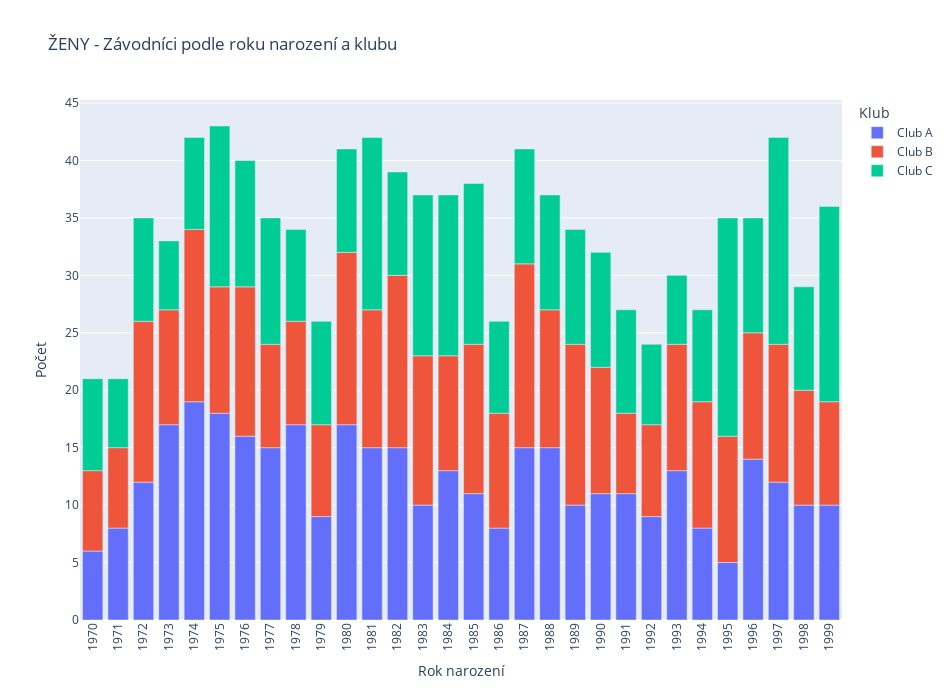
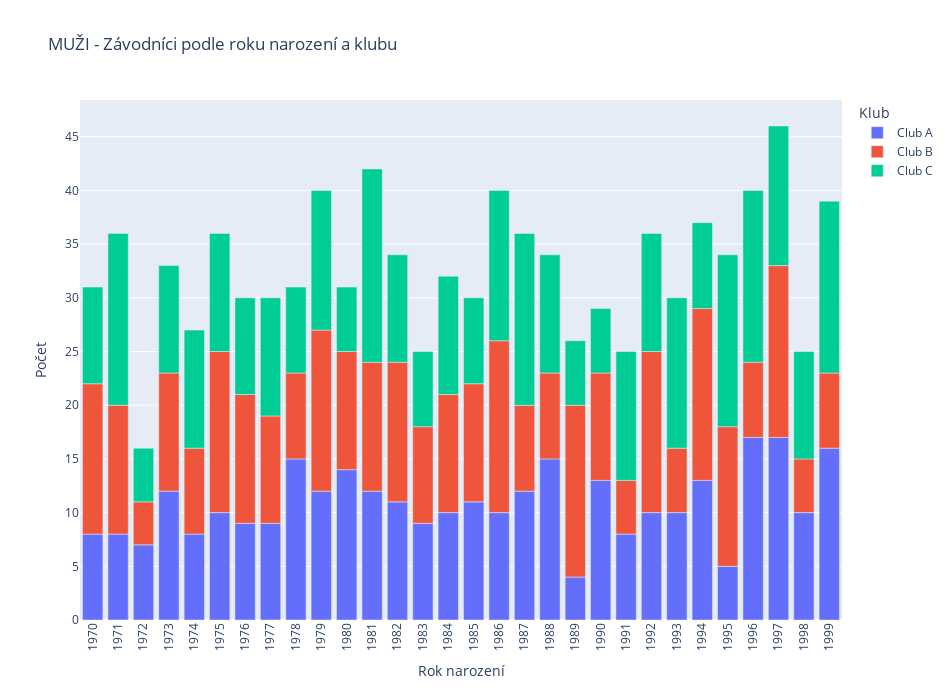

Notebook cell for these charts, in order:
### Code cell
for sex in ["W", "M"]:
    title_sex = titles[sex]

    df = pd.DataFrame({'count': df_tot[df_tot["sex"]==sex].groupby(
        ['birthyear', "club"]).size()}).reset_index()

    fig = px.bar(df, x= df["birthyear"],
                    y= df["count"], 
                    color = df["club"] ,
                    width=950, height=700,
                    labels = {"club": "Klub"},  
                    category_orders={"club": sorted(df["club"].unique())}, 
                    title = f"{title_sex} - Závodníci podle roku narození a klubu")

    fig.update_layout(xaxis = dict(tickvals = df["birthyear"]))
    fig.update_xaxes(tickangle=270)
    fig.update_xaxes(title_text="Rok narození")
    fig.update_yaxes(title_text="Počet")
    fig.show()
    
    #pio.write_html(fig, file = f"{project_path}/visualization/new version/V1_Year-Club_{sex}.html", auto_open=False)

### Figure 1 — Plotly figure (JSON) as saved in the notebook; plotly's stock layout.template omitted (floating-point values rounded to 4 significant figures)
{"data": [{"alignmentgroup": "True", "hovertemplate": "Klub=Club A<br>birthyear=%{x}<br>count=%{y}<extra></extra>", "legendgroup": "Club A", "marker": {"color": "#636efa", "pattern": {"shape": ""}}, "name": "Club A", "offsetgroup": "Club A", "orientation": "v", "showlegend": true, "textposition": "auto", "type": "bar", "x": [1970, 1971, 1972, 1973, 1974, 1975, 1976, 1977, 1978, 1979, 1980, 1981, 1982, 1983, 1984, 1985, 1986, 1987, 1988, 1989, 1990, 1991, 1992, 1993, 1994, 1995, 1996, 1997, 1998, 1999], "xaxis": "x", "y": [6, 8, 12, 17, 19, 18, 16, 15, 17, 9, 17, 15, 15, 10, 13, 11, 8, 15, 15, 10, 11, 11, 9, 13, 8, 5, 14, 12, 10, 10], "yaxis": "y"}, {"alignmentgroup": "True", "hovertemplate": "Klub=Club B<br>birthyear=%{x}<br>count=%{y}<extra></extra>", "legendgroup": "Club B", "marker": {"color": "#EF553B", "pattern": {"shape": ""}}, "name": "Club B", "offsetgroup": "Club B", "orientation": "v", "showlegend": true, "textposition": "auto", "type": "bar", "x": [1970, 1971, 1972, 1973, 1974, 1975, 1976, 1977, 1978, 1979, 1980, 1981, 1982, 1983, 1984, 1985, 1986, 1987, 1988, 1989, 1990, 1991, 1992, 1993, 1994, 1995, 1996, 1997, 1998, 1999], "xaxis": "x", "y": [7, 7, 14, 10, 15, 11, 13, 9, 9, 8, 15, 12, 15, 13, 10, 13, 10, 16, 12, 14, 11, 7, 8, 11, 11, 11, 11, 12, 10, 9], "yaxis": "y"}, {"alignmentgroup": "True", "hovertemplate": "Klub=Club C<br>birthyear=%{x}<br>count=%{y}<extra></extra>", "legendgroup": "Club C", "marker": {"color": "#00cc96", "pattern": {"shape": ""}}, "name": "Club C", "offsetgroup": "Club C", "orientation": "v", "showlegend": true, "textposition": "auto", "type": "bar", "x": [1970, 1971, 1972, 1973, 1974, 1975, 1976, 1977, 1978, 1979, 1980, 1981, 1982, 1983, 1984, 1985, 1986, 1987, 1988, 1989, 1990, 1991, 1992, 1993, 1994, 1995, 1996, 1997, 1998, 1999], "xaxis": "x", "y": [8, 6, 9, 6, 8, 14, 11, 11, 8, 9, 9, 15, 9, 14, 14, 14, 8, 10, 10, 10, 10, 9, 7, 6, 8, 19, 10, 18, 9, 17], "yaxis": "y"}], "layout": {"barmode": "relative", "height": 700, "legend": {"title": {"text": "Klub"}, "tracegroupgap": 0}, "title": {"text": "ŽENY - Závodníci podle roku narození a klubu"}, "width": 950, "xaxis": {"anchor": "y", "domain": [0, 1], "tickangle": -90, "tickvals": [1970, 1970, 1970, 1971, 1971, 1971, 1972, 1972, 1972, 1973, 1973, 1973, 1974, 1974, 1974, 1975, 1975, 1975, 1976, 1976, 1976, 1977, 1977, 1977, 1978, 1978, 1978, 1979, 1979, 1979, 1980, 1980, 1980, 1981, 1981, 1981, 1982, 1982, 1982, 1983, 1983, 1983, 1984, 1984, 1984, 1985, 1985, 1985, 1986, 1986, 1986, 1987, 1987, 1987, 1988, 1988, 1988, 1989, 1989, 1989, 1990, 1990, 1990, 1991, 1991, 1991, 1992, 1992, 1992, 1993, 1993, 1993, 1994, 1994, 1994, 1995, 1995, 1995, 1996, 1996, 1996, 1997, 1997, 1997, 1998, 1998, 1998, 1999, 1999, 1999], "title": {"text": "Rok narození"}}, "yaxis": {"anchor": "x", "domain": [0, 1], "title": {"text": "Počet"}}}}

### Figure 2 — Plotly figure (JSON) as saved in the notebook; plotly's stock layout.template omitted (floating-point values rounded to 4 significant figures)
{"data": [{"alignmentgroup": "True", "hovertemplate": "Klub=Club A<br>birthyear=%{x}<br>count=%{y}<extra></extra>", "legendgroup": "Club A", "marker": {"color": "#636efa", "pattern": {"shape": ""}}, "name": "Club A", "offsetgroup": "Club A", "orientation": "v", "showlegend": true, "textposition": "auto", "type": "bar", "x": [1970, 1971, 1972, 1973, 1974, 1975, 1976, 1977, 1978, 1979, 1980, 1981, 1982, 1983, 1984, 1985, 1986, 1987, 1988, 1989, 1990, 1991, 1992, 1993, 1994, 1995, 1996, 1997, 1998, 1999], "xaxis": "x", "y": [8, 8, 7, 12, 8, 10, 9, 9, 15, 12, 14, 12, 11, 9, 10, 11, 10, 12, 15, 4, 13, 8, 10, 10, 13, 5, 17, 17, 10, 16], "yaxis": "y"}, {"alignmentgroup": "True", "hovertemplate": "Klub=Club B<br>birthyear=%{x}<br>count=%{y}<extra></extra>", "legendgroup": "Club B", "marker": {"color": "#EF553B", "pattern": {"shape": ""}}, "name": "Club B", "offsetgroup": "Club B", "orientation": "v", "showlegend": true, "textposition": "auto", "type": "bar", "x": [1970, 1971, 1972, 1973, 1974, 1975, 1976, 1977, 1978, 1979, 1980, 1981, 1982, 1983, 1984, 1985, 1986, 1987, 1988, 1989, 1990, 1991, 1992, 1993, 1994, 1995, 1996, 1997, 1998, 1999], "xaxis": "x", "y": [14, 12, 4, 11, 8, 15, 12, 10, 8, 15, 11, 12, 13, 9, 11, 11, 16, 8, 8, 16, 10, 5, 15, 6, 16, 13, 7, 16, 5, 7], "yaxis": "y"}, {"alignmentgroup": "True", "hovertemplate": "Klub=Club C<br>birthyear=%{x}<br>count=%{y}<extra></extra>", "legendgroup": "Club C", "marker": {"color": "#00cc96", "pattern": {"shape": ""}}, "name": "Club C", "offsetgroup": "Club C", "orientation": "v", "showlegend": true, "textposition": "auto", "type": "bar", "x": [1970, 1971, 1972, 1973, 1974, 1975, 1976, 1977, 1978, 1979, 1980, 1981, 1982, 1983, 1984, 1985, 1986, 1987, 1988, 1989, 1990, 1991, 1992, 1993, 1994, 1995, 1996, 1997, 1998, 1999], "xaxis": "x", "y": [9, 16, 5, 10, 11, 11, 9, 11, 8, 13, 6, 18, 10, 7, 11, 8, 14, 16, 11, 6, 6, 12, 11, 14, 8, 16, 16, 13, 10, 16], "yaxis": "y"}], "layout": {"barmode": "relative", "height": 700, "legend": {"title": {"text": "Klub"}, "tracegroupgap": 0}, "title": {"text": "MUŽI - Závodníci podle roku narození a klubu"}, "width": 950, "xaxis": {"anchor": "y", "domain": [0, 1], "tickangle": -90, "tickvals": [1970, 1970, 1970, 1971, 1971, 1971, 1972, 1972, 1972, 1973, 1973, 1973, 1974, 1974, 1974, 1975, 1975, 1975, 1976, 1976, 1976, 1977, 1977, 1977, 1978, 1978, 1978, 1979, 1979, 1979, 1980, 1980, 1980, 1981, 1981, 1981, 1982, 1982, 1982, 1983, 1983, 1983, 1984, 1984, 1984, 1985, 1985, 1985, 1986, 1986, 1986, 1987, 1987, 1987, 1988, 1988, 1988, 1989, 1989, 1989, 1990, 1990, 1990, 1991, 1991, 1991, 1992, 1992, 1992, 1993, 1993, 1993, 1994, 1994, 1994, 1995, 1995, 1995, 1996, 1996, 1996, 1997, 1997, 1997, 1998, 1998, 1998, 1999, 1999, 1999], "title": {"text": "Rok narození"}}, "yaxis": {"anchor": "x", "domain": [0, 1], "title": {"text": "Počet"}}}}
